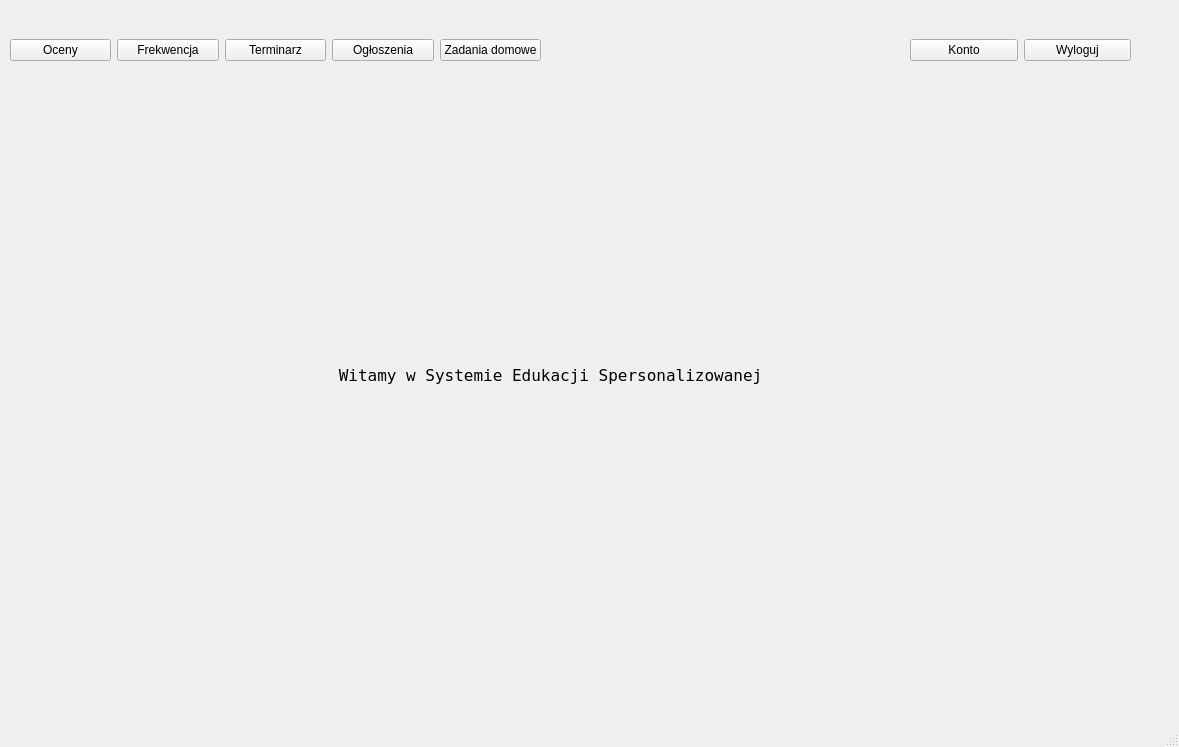
<?xml version="1.0" encoding="UTF-8"?>
<ui version="4.0">
 <class>MainPage</class>
 <widget class="QMainWindow" name="MainPage">
  <property name="geometry">
   <rect>
    <x>0</x>
    <y>0</y>
    <width>1179</width>
    <height>747</height>
   </rect>
  </property>
  <property name="windowTitle">
   <string>MainWindow</string>
  </property>
  <widget class="QWidget" name="centralwidget">
   <widget class="QWidget" name="layoutWidget">
    <property name="geometry">
     <rect>
      <x>10</x>
      <y>20</y>
      <width>531</width>
      <height>61</height>
     </rect>
    </property>
    <layout class="QHBoxLayout" name="horizontalLayout">
     <item>
      <widget class="QPushButton" name="pushButton_grades">
       <property name="text">
        <string>Oceny</string>
       </property>
      </widget>
     </item>
     <item>
      <widget class="QPushButton" name="pushButton_attendance">
       <property name="text">
        <string>Frekwencja</string>
       </property>
      </widget>
     </item>
     <item>
      <widget class="QPushButton" name="pushButton_schedule">
       <property name="text">
        <string>Terminarz</string>
       </property>
      </widget>
     </item>
     <item>
      <widget class="QPushButton" name="pushButton_announcement">
       <property name="text">
        <string>Ogłoszenia</string>
       </property>
      </widget>
     </item>
     <item>
      <widget class="QPushButton" name="pushButton_homework">
       <property name="text">
        <string>Zadania domowe</string>
       </property>
      </widget>
     </item>
    </layout>
   </widget>
   <widget class="QWidget" name="layoutWidget">
    <property name="geometry">
     <rect>
      <x>910</x>
      <y>20</y>
      <width>221</width>
      <height>61</height>
     </rect>
    </property>
    <layout class="QHBoxLayout" name="horizontalLayout_2">
     <item>
      <widget class="QPushButton" name="pushButton_account">
       <property name="text">
        <string>Konto</string>
       </property>
      </widget>
     </item>
     <item>
      <widget class="QPushButton" name="pushButton_logOut">
       <property name="text">
        <string>Wyloguj</string>
       </property>
      </widget>
     </item>
    </layout>
   </widget>
   <widget class="QStackedWidget" name="stackedWidget">
    <property name="geometry">
     <rect>
      <x>10</x>
      <y>100</y>
      <width>1151</width>
      <height>601</height>
     </rect>
    </property>
    <property name="currentIndex">
     <number>0</number>
    </property>
    <widget class="QWidget" name="page">
     <widget class="QLabel" name="label">
      <property name="geometry">
       <rect>
        <x>270</x>
        <y>80</y>
        <width>541</width>
        <height>391</height>
       </rect>
      </property>
      <property name="font">
       <font>
        <family>Terminal</family>
        <pointsize>12</pointsize>
       </font>
      </property>
      <property name="text">
       <string>Witamy w Systemie Edukacji Spersonalizowanej</string>
      </property>
      <property name="alignment">
       <set>Qt::AlignmentFlag::AlignCenter</set>
      </property>
     </widget>
    </widget>
   </widget>
  </widget>
  <widget class="QMenuBar" name="menubar">
   <property name="geometry">
    <rect>
     <x>0</x>
     <y>0</y>
     <width>1179</width>
     <height>21</height>
    </rect>
   </property>
  </widget>
  <widget class="QStatusBar" name="statusbar"/>
 </widget>
 <resources/>
 <connections/>
</ui>
